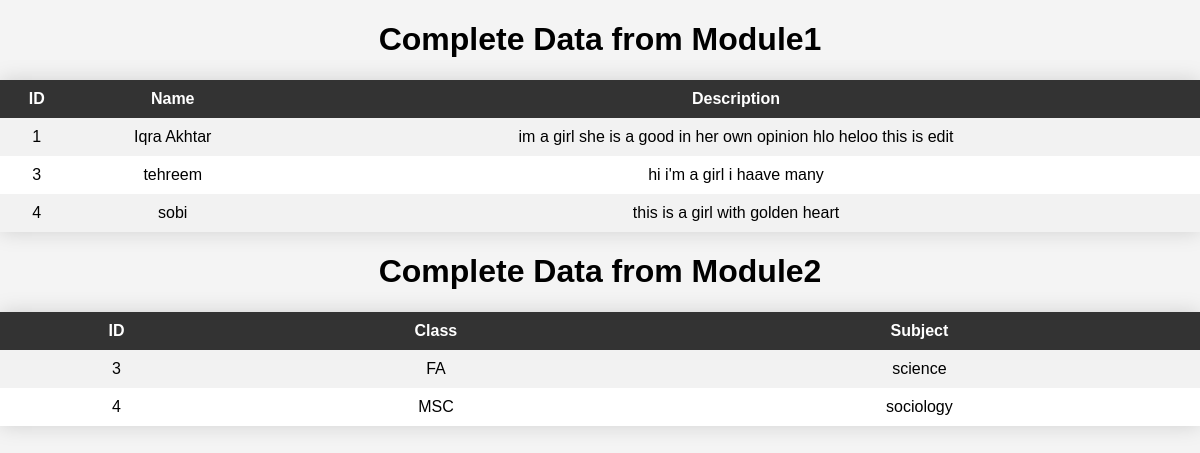
The app's page /complete_data with its own data.
### app.py (models this page shows)
class Module1(db.Model):
    id = db.Column(db.Integer, primary_key = True)
    name = db.Column(db.String(100), nullable = False)
    description = db.Column(db.Text)

class Module2(db.Model):
    id = db.Column(db.Integer, primary_key=True)
    name = db.Column(db.String(100), nullable=False)
    description = db.Column(db.Text)
    module1_id = db.Column(db.Integer, db.ForeignKey('module1.id'), nullable=False)
    module1 = db.relationship('Module1', backref='module2', lazy=True)

### app.py (the view)
@app.route('/complete_data')
def complete_data():
    module1_data = Module1.query.all()
    module2_data = Module2.query.all()
    return render_template('complete_data.html', module1_data=module1_data, module2_data=module2_data)

### templates/complete_data.html (shortened to what this page needs)
<!DOCTYPE html>
<html lang="en">
<head>
</head>
<body>
    <h1>Complete Data from Module1</h1>
    <table>
        <tr>
            <th>ID</th>
            <th>Name</th>
            <th>Description</th>
        </tr>
        {% for data in module1_data %}
            <tr>
                <td>{{ data.id }}</td>
                <td>{{ data.name }}</td>
                <td>{{ data.description }}</td>
            </tr>
        {% endfor %}
    </table>
    <h1>Complete Data from Module2</h1>
    <table>
        <tr>
            <th>ID</th>
            <th>Class</th>
            <th>Subject</th>
        </tr>
        {% for data in module2_data %}
            <tr>
                <td>{{ data.id }}</td>
                <td>{{ data.name }}</td>
                <td>{{ data.description }}</td>
            </tr>
        {% endfor %}
    </table>
</body>
</html>

### templates/complete_data.html (style rules this page uses)
body { font-family: Arial, sans-serif; background-color: #f4f4f4; margin: 0; padding: 0; }
h1 { text-align: center; }
table { width: 100%; margin: 20px auto; border-collapse: collapse; background-color: #fff; box-shadow: 0 0 20px rgba(0, 0, 0, 0.15); }
th, td { padding: 10px; text-align: center; }
th { background-color: #333; color: #fff; }
tr:nth-child(even) { background-color: #f2f2f2; }

### records on screen
Module1: id "1", name "Iqra Akhtar", description "im a girl she is a good in her own opinion hlo heloo this is edit"
Module1: id "3", name "tehreem", description "hi i'm a girl i haave many"
Module1: id "4", name "sobi", description "this is a girl with golden heart"
Module2: id "3", name "FA", description "science"
Module2: id "4", name "MSC", description "sociology"
